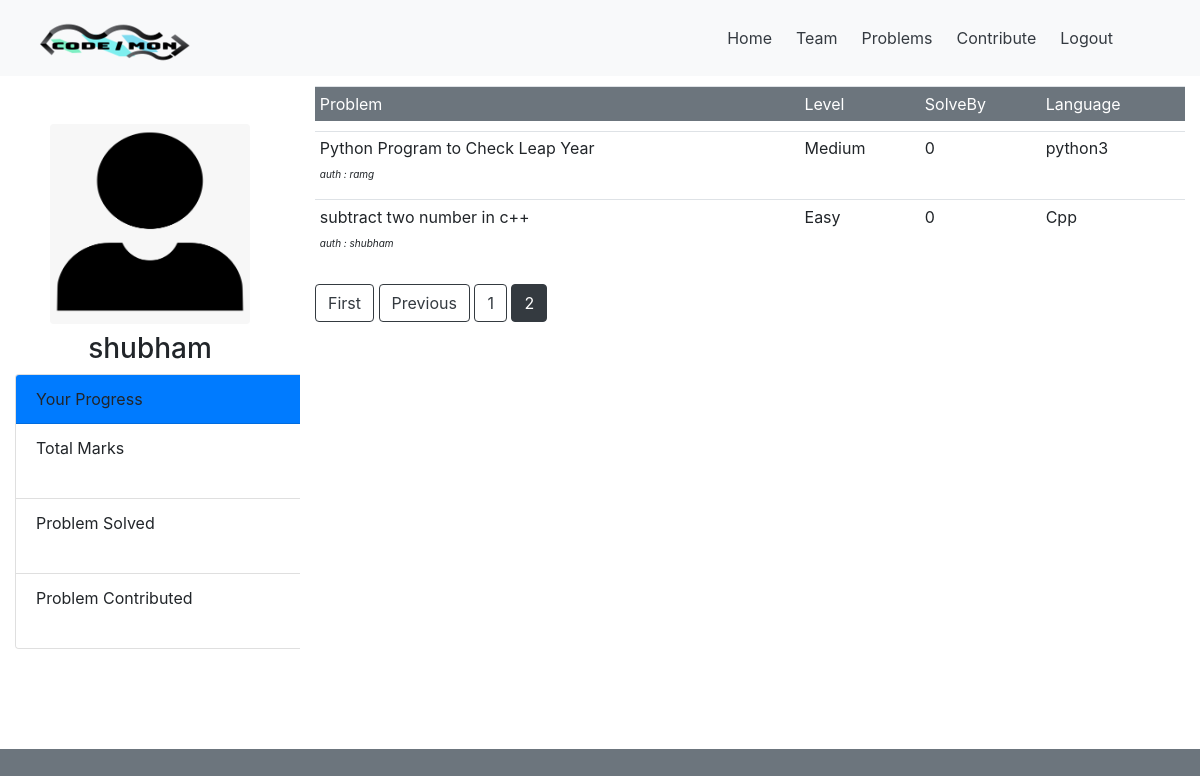
/Question?page=2 (signed in), run on the app's committed database.
### Code_sh/models.py (models this page shows, shortened)
class Problems(models.Model):
    Problem_Name = models.CharField(max_length=50,unique=True)
    Problem_Description=models.TextField()
    Problem_Tags =models.TextField()
    Problem = models.TextField()
    Problem_Setter = models.CharField(max_length=50)
    Total_submission = models.IntegerField(default=0)
    Total_Accepted = models.IntegerField(default=0)
    Problem_level = models.CharField(max_length=8)
    Language = models.CharField(max_length=15)

### Code_sh/views.py (the view)
# urls.py: re_path(r'Question$', views.Questions,name="Question"),
def Questions(request):
     Questions = Problems.objects.all()
     Ans=Solved.objects.filter(user_name = request.user.username).aggregate(total = Sum('Number'),que = Count('user_name'))
     cont = Problems.objects.filter(Problem_Setter = request.user.username).aggregate(con = Count('Problem_Setter'))
     paginator = Paginator(Questions, 8)
     page_number = request.GET.get('page')
     page_obj = paginator.get_page(page_number)
     return render(request,'Code_sh/Question.html',{'Questions':page_obj,'User':request.user.username,'Total':Ans['total'],'Que':Ans['que'],'Contribute':cont['con']})

### Code_sh/templates/Code_sh/Question.html (shortened to what this page needs)
<!DOCTYPE html>
{% extends "Code_sh/Base.html" %}
{% block content %}
 {% load static %}
 <div class="container-fluid">
  <div class="row">
    <div class="col-sm-3 bg-white" style="padding-bottom: 100px">
        <img src="{% static 'Code_sh/human.png' %}" width="200" height="200"  class="rounded mx-auto d-block mt-5" >
        <h3 align="center" class="mt-2"> {{User}} </h3>
       <div class="card" style="width: 24rem;">
  <div class="card-header bg-primary" >
    Your Progress
  </div>
  <ul class="list-group list-group-flush">
    <li class="list-group-item " >Total Marks<h5 style="font-size:15px" align="right" >{{Total}}</h5></li>
    <li class="list-group-item">Problem Solved<h5 style="font-size:15px" align="right" >{{Que}}</h5></li>
    <li class="list-group-item">Problem Contributed<h5 style="font-size:15px" align="right">{{Contribute}}</h5></li>
  </ul>
</div>
       </div>
    <div class="col-sm-9  bg-white" >
     <table class="table table-sm">
      <thead class="bg-secondary text-white">
      	<tr >
      		<td>Problem</td>
      		 <td>Level</td>
      		 <td>SolveBy</td>
      		  <td>Language</td>
      	</tr>
      </thead>
      <tbody>
      {% for Question in Questions %}
      {% with '/Problems/'|add:Question.Problem_Name as result %}
      	<tr style="cursor: pointer; border-radius: 20px; border-color: red;" onclick="location.href= '{{result}}'" id="trr" >
       <td style=" font-size: 16px;">{{Question.Problem_Name}} <br> <span style="font-style: oblique; font-size: 10px;"> auth : {{Question.Problem_Setter}}</span></td>
       <td style=" font-size: 16px;">{{Question.Problem_level}} </td>
       <td style=" font-size: 16px;"> {{Question.Total_Accepted}}</td>
       <td style="font-size: 16px;">{{Question.Language}} </td>
      </tr>
      {% endwith %}
      {%endfor%}
       </tbody>
      </table>
      {% if Questions.has_previous %}
        <a class="btn btn-outline-dark mb-4" href="?page=1">First</a>
        <a class="btn btn-outline-dark mb-4" href="?page={{ Questions.previous_page_number }}">Previous</a>
      {% endif %}
      {% for num in Questions.paginator.page_range %}
        {% if Questions.number == num %}
          <a class="btn btn-dark mb-4" href="?page={{ num }}">{{ num }}</a>
        {% elif num > Questions.number|add:'-3' and num < Questions.number|add:'3' %}
          <a class="btn btn-outline-dark mb-4" href="?page={{ num }}">{{ num }}</a>
        {% endif %}
      {% endfor %}
     </div>
  </div>
</div>
 {% endblock content%}

### Code_sh/templates/Code_sh/Base.html (style rules this page uses)
.table { border-collapse: separate; border-spacing:0 10px; }

### data on the page
Problems: Problem_Name "Python Program to Check Leap Year", Problem_Setter "ramg", Problem_level "Medium", Total_Accepted "0", Language "python3"
Problems: Problem_Name "subtract two number in c++", Problem_Setter "shubham", Problem_level "Easy", Total_Accepted "0", Language "Cpp"

### other printed values
{{ User }} "shubham"
{{ num }} "1"
{{ num }} "2"
